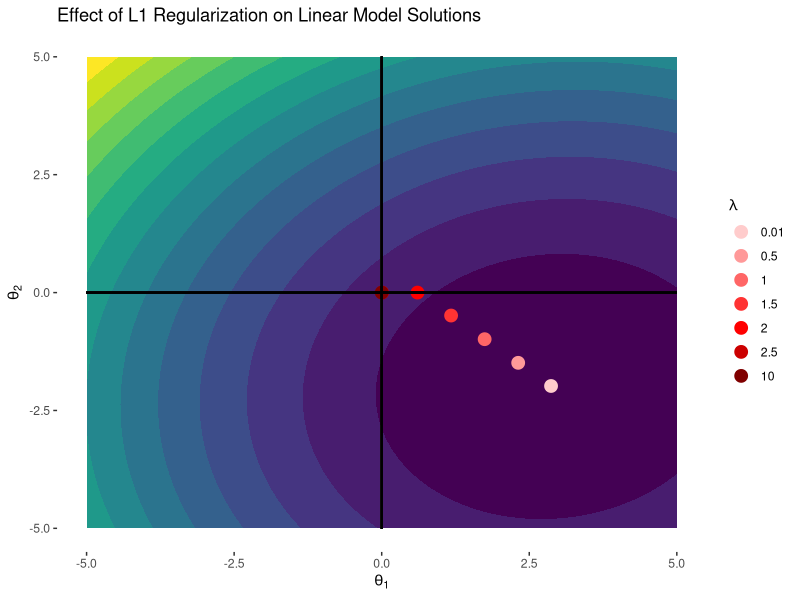
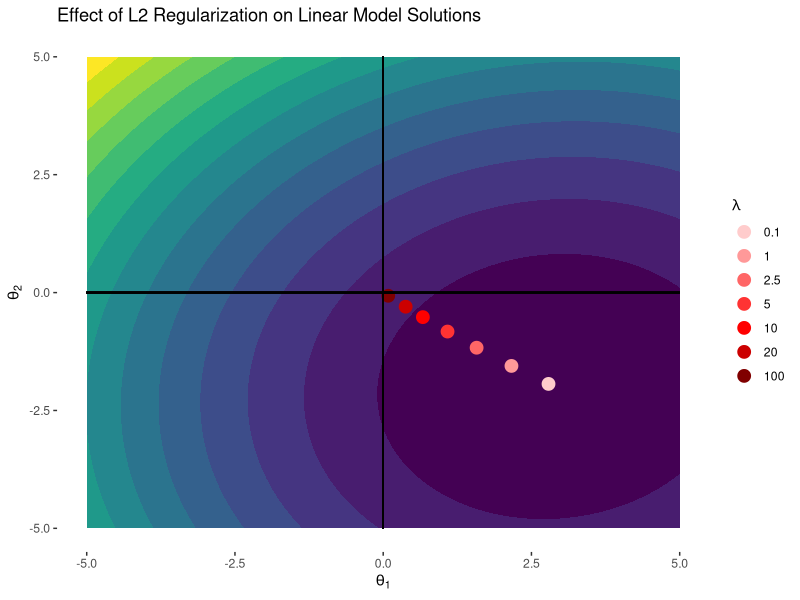

Write the R code that produced these figures, in order.
# ------------------------------------------------------------------------------
# l1, l2

# FIG: optimal points with different regularization constants (lambda)
#      on contour plot for linear regression with 
#      l1 and l2 regularization.

# DATA: y = X(100*2 ~Normal)·beta_true(3,-2) + noise(100*1 ~Normal)
# ------------------------------------------------------------------------------

library(ggplot2)
library(MASS)
library(glmnet)
library(gridExtra)

set.seed(123)

# DATA -------------------------------------------------------------------------

n <- 100
X <- matrix(rnorm(2 * n), n, 2)
beta_true <- c(3, -2)
y <- X %*% beta_true + rnorm(n)

lm_unreg <- lm(y ~ X - 1)  # '-1' to remove the intercept

lambdas_l2 <- c(0.1, 1, 2.5, 5, 10, 20, 100)
models <- lapply(lambdas_l2, function(lambda) {
  return(glmnet::glmnet(X, y, alpha = 0, lambda = lambda, standardize = FALSE, intercept = FALSE))
})

coefs <- sapply(models, function(model, lambda) {
  coef(model, s = lambda)[-1, 1]  # Exclude the intercept
}, lambdas_l2)

# Transpose so each column represents a model
coefs_l2 <- t(coefs)

coefs_df_l2 <- as.data.frame(coefs_l2)
names(coefs_df_l2) <- c("X1", "X2")

grid_range <- seq(-5, 5, length.out = 100)
grid_data <- expand.grid(X1 = grid_range, X2 = grid_range)
grid_data$loss <- apply(grid_data, 1, function(vec) {
  sum((y - X %*% vec)^2) / (2 * n)
})

lambdas_l1 <- c(0.01, 0.5, 1, 1.5, 2, 2.5, 10)

models_l1 <- lapply(lambdas_l1, function(lambda) {
  return(glmnet::glmnet(X, y, alpha = 1, lambda = lambda, standardize = FALSE, intercept = FALSE))
})

# Extract coefficients for L1 regularized models
coefs_l1 <- sapply(models_l1, function(model, lambda) {
  coef(model, s = lambda)[-1, 1]
}, lambdas_l1)

# Transpose so each column represents a model
coefs_l1 <- t(coefs_l1)

coefs_df_l1 <- as.data.frame(coefs_l1)
names(coefs_df_l1) <- c("X1", "X2")

coefs_df_l1$lambda <- factor(lambdas_l1)

red_colors <- c("#ffcccc",
                "#ff9999",
                "#ff6666",
                "#ff3333",
                "#ff0000",
                "#cc0000",
                "#800000")

if(length(red_colors) != length(lambdas_l1)) {
  stop("The number of manually defined colors does not match the number of lambda values.")
}

# PLOT -------------------------------------------------------------------------

# L1 Regularization
p_l1 <- ggplot(grid_data, aes(x = X1, y = X2)) +
  geom_contour_filled(aes(z = loss), breaks = seq(min(grid_data$loss), max(grid_data$loss), length.out = 15)) +
  geom_point(data = coefs_df_l1, aes(x = X1, y = X2, color = lambda), size = 4) +
  ggtitle("Effect of L1 Regularization on Linear Model Solutions") +
  xlab(expression(theta[1])) +
  ylab(expression(theta[2])) +
  geom_segment(aes(x = 0, y = -5, xend = 0, yend = 5), color = "black", linetype = "solid") +
  geom_segment(aes(x = -5, y = 0, xend = 5, yend = 0), color = "black", linetype = "solid") +
  scale_color_manual(values = red_colors, name = expression(lambda)) +
  theme(panel.grid = element_blank(),
        panel.background = element_blank(),
        axis.line = element_blank()) +
  guides(fill = "none")

coefs_df_l2$lambda <- factor(lambdas_l2)

# L2 Regularization
p_l2 <- ggplot(grid_data, aes(x = X1, y = X2)) +
  geom_contour_filled(aes(z = loss), breaks = seq(min(grid_data$loss), max(grid_data$loss), length.out = 15)) +
  geom_point(data = coefs_df_l2, aes(x = X1, y = X2, color = lambda), size = 4) +
  ggtitle("Effect of L2 Regularization on Linear Model Solutions") +
  xlab(expression(theta[1])) +
  ylab(expression(theta[2])) +
  geom_segment(aes(x = 0, y = -5, xend = 0, yend = 5), color = "black", linetype = "solid") +
  geom_segment(aes(x = -5, y = 0, xend = 5, yend = 0), color = "black", linetype = "solid") +
  scale_color_manual(values = red_colors, name = expression(lambda)) +
  theme(panel.grid = element_blank(),
        panel.background = element_blank(),
        axis.line = element_blank()) +
  guides(fill = "none")

ggsave("../figure/lin_model_regu_01.png", plot = p_l1, width = 8, height = 5) #L1
ggsave("../figure/lin_model_regu_02.png", plot = p_l2, width = 8, height = 5) #L2
